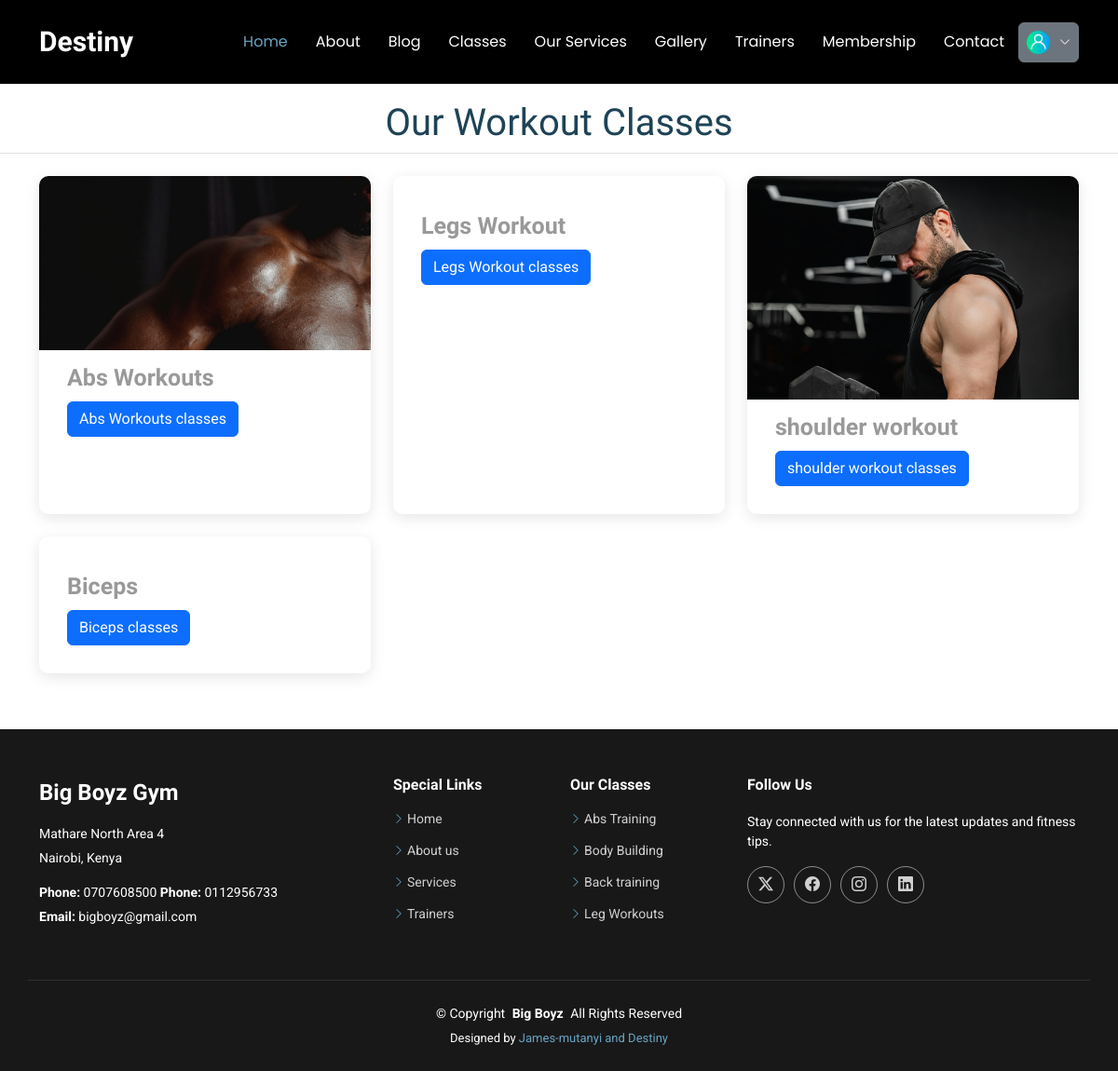
The app's page /workout, older data.
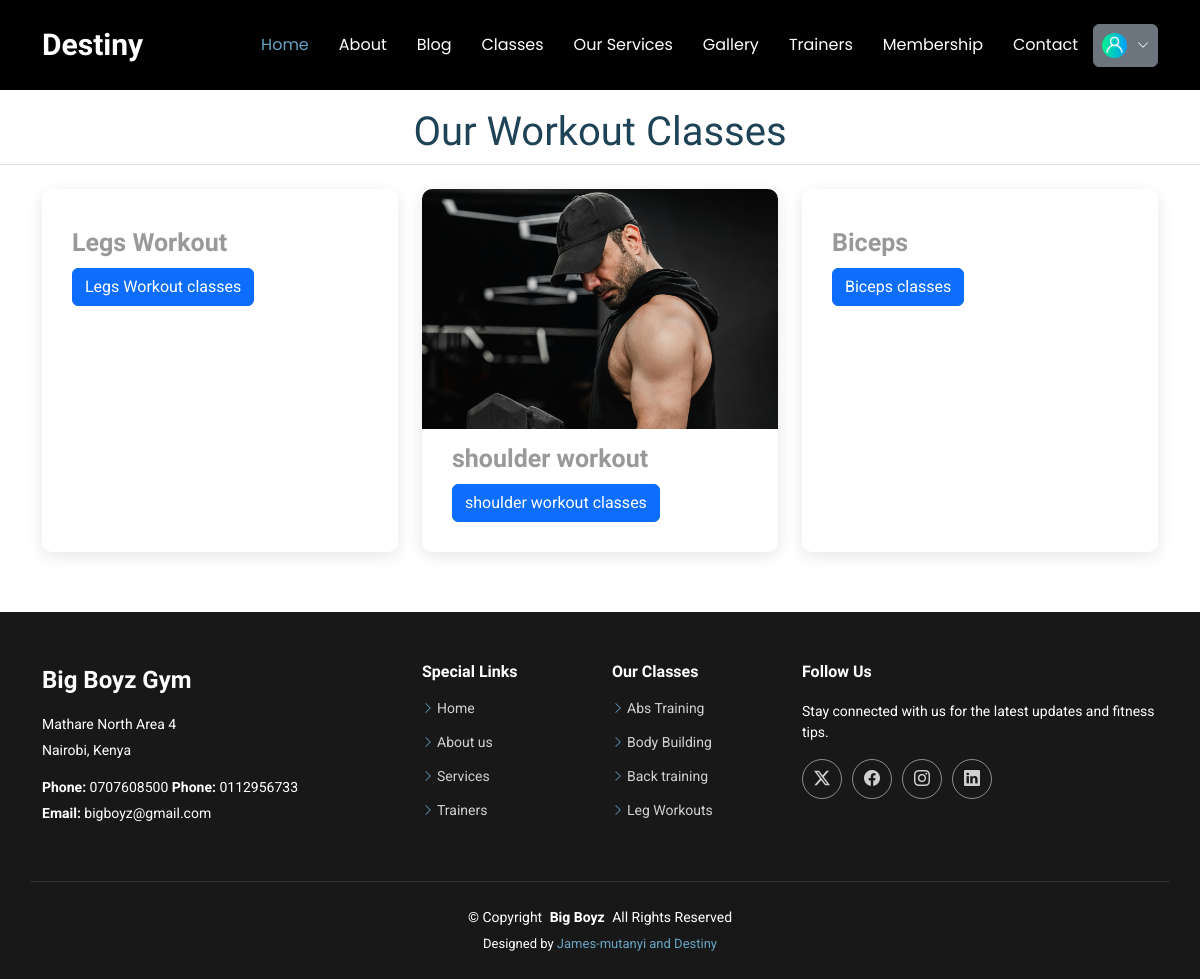
The same page, newer data.
### appone/models.py (models this page shows, shortened)
class Workout(models.Model):
    title=models.CharField(max_length=200)
    image= models.ImageField(upload_to="workout/")

### appone/views.py (the view)
# urls.py: path('workout',views.workout, name="workout"),
def workout(request):
    workout=Workout.objects.all()
    context ={"workout":workout}
    return render(request, "workout.html", context)

### templates/workout.html
{% extends "base.html" %} {% block title %} Workouts {% endblock title %}
{%block content %}
<section id="blog-posts" class="blog-posts section mt-4">
  <h1
    class="text-center mb-4 section-heading border-bottom pb-2 font-weight-bold"
  >
    Our Workout Classes
  </h1>
  <div class="container">
    <div class="row gy-4">
      {% for p in workout %}
      <div class="col-lg-4 col-md-6">
        <article>
          <div class="post-img">
            <img src="{{p.image.url}}" alt="" class="img-fluid" />
          </div>
          <h1 class="post-category">{{p.title}}</h1>
          <a href="{% url 'session' p.id %}" class="btn btn-primary"
            >{{p.title}} classes</a
          >
        </article>
      </div>
      {% endfor %}
    </div>
  </div>
</section>
{% endblock %}

Row changes from the older to the newer data that the page shows:
removed Workout: image (picture), title "Abs Workouts"
